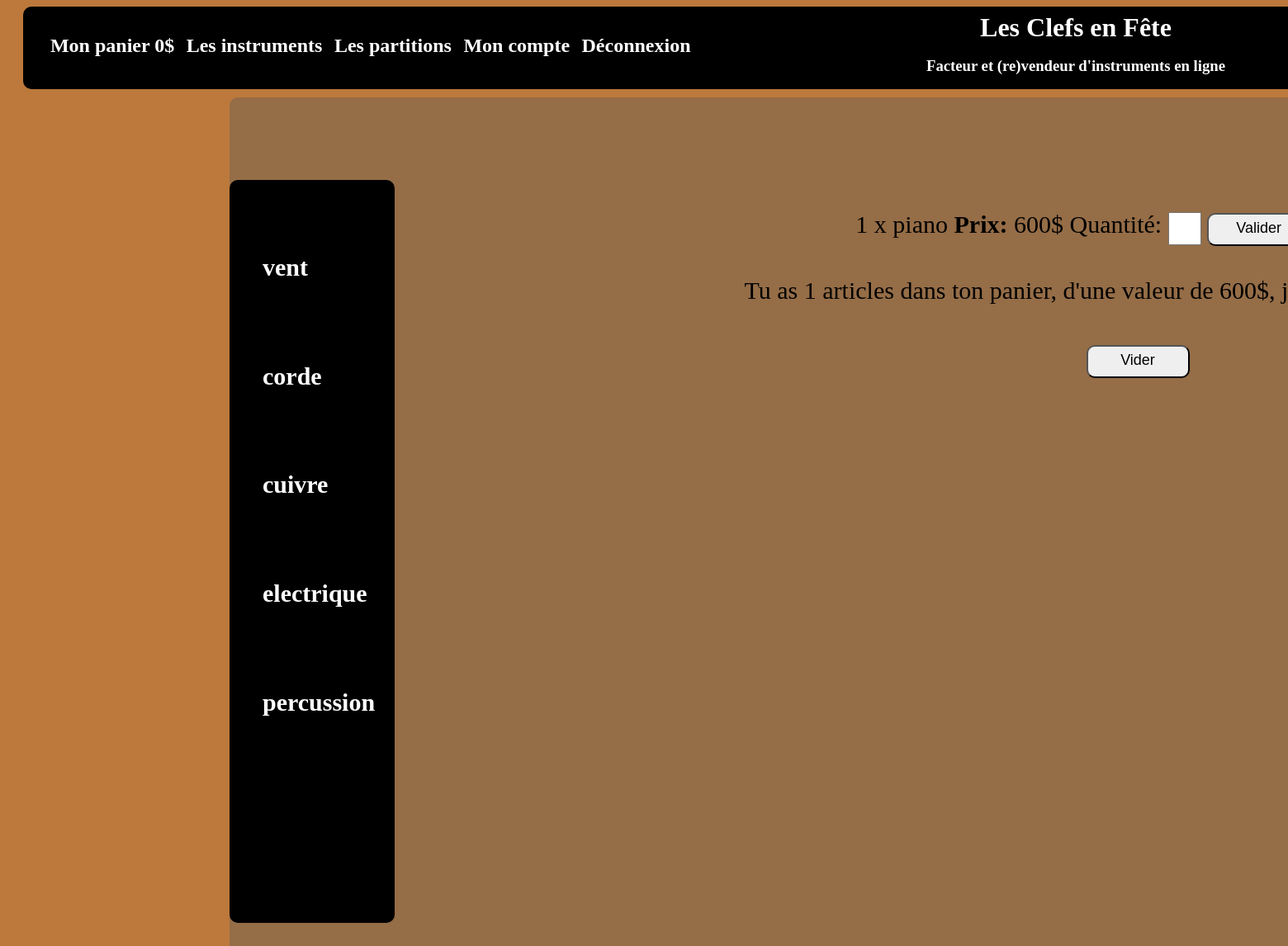
Page /panier.php?article=piano on the committed database.
### tables this page shows
CREATE TABLE `familles` (
  `id_famille` int(11) NOT NULL,
  `famille` varchar(255) NOT NULL
);

CREATE TABLE `instruments` (
  `id_instru` int(11) NOT NULL,
  `instrument` varchar(255) NOT NULL,
  `partoche` varchar(255) NOT NULL,
  `prix_inst` float NOT NULL,
  `prix_ptn` float NOT NULL
);

### panier.php (the view, shortened to what this page needs)
<html>
	<head>
		<link rel="stylesheet" href="miniboutique.css">
	</head>
	<body>
		<?PHP include("header.php");?>
		<div class="center">
			<?PHP include("menu.php");?>
			<div class="boutique">
<?PHP
$resultat = mysqli_query($_SESSION['mysqli'], 'SELECT * FROM instruments');
$count = 0;
$price = 0;
while($donnees = mysqli_fetch_assoc($resultat))
{
	if (($_SESSION[$donnees['instrument']] >= 1) || ($_SESSION[$donnees['partoche']] >= 1))
	{
		if ($_SESSION[$donnees['instrument']] >= 1)
		{
			$res = $_SESSION[$donnees['instrument']] * $donnees['prix_inst'];
			echo "<form style=\"text-align:center;\" method=\"POST\" action=\"panier.php?article=".$donnees['instrument']."\"><p class=\"articles\">".$_SESSION[$donnees['instrument']]." x ".$donnees['instrument']."<strong> Prix: </strong>".$res."$ Quantité: <input style=\"width:40px;height:40px;\" type=\"text\" name=\"qnt\" value=\"\"> <input class=\"suscribe_input\" type=\"submit\" name=\"submit\" value=\"Valider\"> <input class=\"suscribe_input\" type=\"submit\" name=\"delete\" value=\"Supprimer\"></p></form>";
			$price = $price + $res;
			$count = $count + $_SESSION[$donnees['instrument']];
		}
	}
}
if ($count !== 0)
{
	echo "<p class=\"articles\">Tu as $count articles dans ton panier, d'une valeur de ".$price."$, joyeux luron ! <a href=\"result_commande.php\"><input class=\"suscribe_input\" type=\"submit\" name=\"submit\" value=\"Commande\" /></a></p>";
	echo "<form style=\"text-align:center;\" method=\"POST\" action=\"panier.php\"><p class=\"articles\"><input class=\"suscribe_input\" type=\"submit\" name=\"delete_all\" value=\"Vider\"></p></form>";
}
?>
			</div>
		</div>
	</body>
</html>

### menu.php (shortened to what this page needs)
<div class="menu">
	<ul class="ul_menu">
		<?PHP
$resultat = mysqli_query($_SESSION['mysqli'], 'SELECT famille FROM familles');
while($donnees = mysqli_fetch_assoc($resultat))
{
	?><li class="list_menu"><h2><a href="boutique.php?page=<?PHP echo $donnees['famille'];?>"><?PHP echo $donnees['famille']; ?></a></h2></li>
<?PHP
}
					?>
	</ul>
</div>

### miniboutique.css (style rules this page uses)
body { background-color:#BC793B; }
a { color:white; text-decoration:none; }
div.center { background-color:rgba(90,90,90,0.4); border-radius:10px; display:block; margin-top:10px; margin-left:270px; float:center; width:2000px; height:1200px; }
.suscribe_input { border-radius:10px; width:125px; height:40px; font-size:60%; margin-top:10px; padding-bottom:5px; }
.menu { background-color:black; border-radius:10px; width:10%; height:75%; display:block; float:left; margin-top:5%; }
.list_menu { color:white; font-size:20px; list-style:none; padding-top:15%; padding-bottom:15%; }
.ul_menu { width:80%; height:90%; margin-top:20%; }
.boutique { display:block; float:right; width:80%; height:75%; margin-top:5%; margin-right:5%; }
.articles { text-align:center; font-size:30px; }

### rows in the picture
familles: famille "vent"
familles: famille "corde"
familles: famille "cuivre"
familles: famille "electrique"
familles: famille "percussion"
instruments: instrument "1", instrument "piano", prix_inst "600"

### other values in the picture
$count "1"
$price "600"
